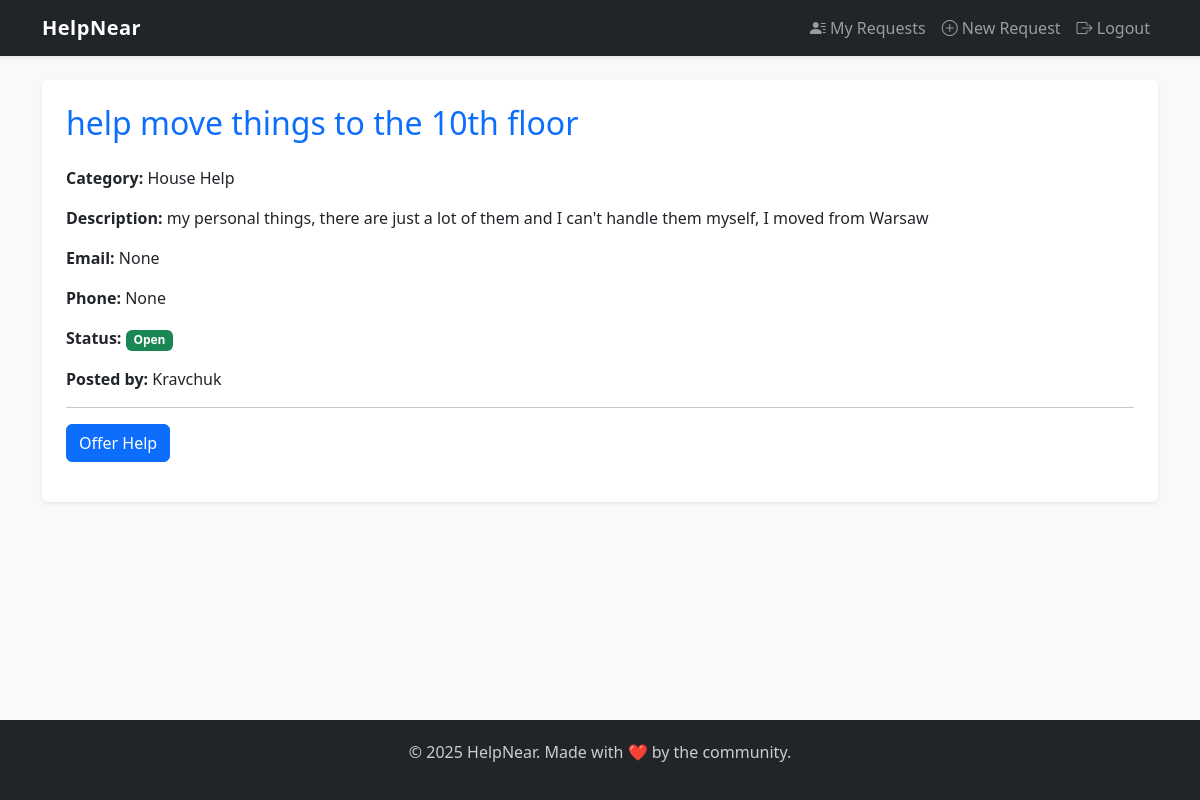
Screenshot of /request/1/ (signed in) with the database file from the repository.
### help/models.py (models this page shows, shortened)
class HelpRequest(models.Model):
    CATEGORY_CHOICES = [
        ('food', 'Food Delivery'),
        ('medicine', 'Buy Medicine'),
        ('house', 'House Help'),
        ('other', 'Other')
    ]
    user = models.ForeignKey(User, on_delete=models.CASCADE)
    title = models.CharField(max_length=200)
    description = models.TextField()
    category = models.CharField(max_length=50, choices=CATEGORY_CHOICES)
    location = models.CharField(max_length=200)
    email = models.EmailField(blank=True, null=True)
    phone = models.CharField(max_length=20, blank=True, null=True)
    is_open = models.BooleanField(default=True)
    created_at = models.DateTimeField(auto_now_add=True)

### help/views.py (the view)
# urls.py: path('request/<int:request_id>/', views.request_detail, name='request_detail'),
@login_required
def request_detail(request, request_id):
    help_request = get_object_or_404(HelpRequest, pk=request_id)
    if request.method == 'POST':
        form = HelpResponseForm(request.POST)
        if form.is_valid():
            response = form.save(commit=False)
            response.request = help_request
            response.responder = request.user
            response.save()
            help_request.is_open = False  # закрываем заявку
            help_request.save()
            return redirect('home')
    else:
        form = HelpResponseForm()
    return render(request, 'help/request_detail.html', {
        'help_request': help_request,
        'form': form
    })

### help/templates/help/request_detail.html (shortened to what this page needs)
{% extends 'base.html' %}
{% block content %}
<div class="bg-white p-4 rounded shadow-sm">
  <h2 class="mb-4 text-primary">{{ help_request.title }}</h2>
  <p><strong>Category:</strong> {{ help_request.get_category_display }}</p>
  <p><strong>Description:</strong> {{ help_request.description }}</p>
  <p><strong>Email:</strong> {{ help_request.email }}</p>
  <p><strong>Phone:</strong> {{ help_request.phone }}</p>
  <p><strong>Status:</strong>
    {% if help_request.is_open %}
      <span class="badge bg-success">Open</span>
    {% else %}
      <span class="badge bg-danger">Closed</span>
    {% endif %}
  </p>
  <p><strong>Posted by:</strong> {{ help_request.user.username }}</p>
  <hr />
  {% if user.is_authenticated and help_request.is_open and help_request.user != user %}
    <form method="post">
      <button type="submit" class="btn btn-primary">Offer Help</button>
    </form>
  {% endif %}
</div>
{% endblock %}

### help/templates/base.html (style rules this page uses)
html, body { height: 100%; margin: 0; background-color: #f8f9fa; }

### rows the page displays
HelpRequest: title "help move things to the 10th floor", category "House Help", description "my personal things, there are just a lot of them and I can't handle them myself, I moved from Warsaw", email "None", phone "None", user.username "Kravchuk"
